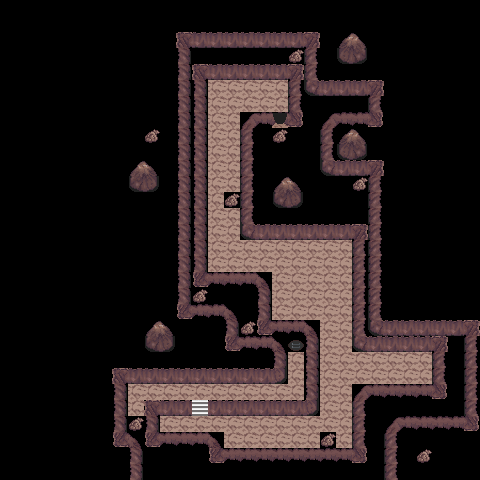

A 2D game scene composited from a Tiled map and its tileset images. What follows is a short description and the map's XML, with each tile layer's data collapsed to a summary:
An orthogonal 30x30 tile map with 16x16 px tiles, 10 tile layers (other, Dirt, Grass, LedgesRight, ...), 1 hidden layer not drawn, 6 tilesets and 5 objects (2x teleport on push, 2x bot, bot spawn).

<map version="1.0" orientation="orthogonal" width="30" height="30" tilewidth="16" tileheight="16">
 <properties>
  <property name="dayMonster" value="" />
  <property name="nightMonster" value="" />
  <property name="type" value="" />
  <property name="waterMonster" value="" />
  <property name="wildProbability" value="" />
 </properties>
 <tileset firstgid="1" source="../tileset/terra.tsx" />
 <tileset firstgid="1025" source="../tileset/wood.tsx" />
 <tileset firstgid="2049" source="../tileset/rename.tsx" />
 <tileset firstgid="3073" source="../tileset/building-small.tsx" />
 <tileset firstgid="4097" source="../tileset/animation.tsx" />
 <tileset firstgid="5121" source="../tileset/invisible.tsx" />
 <layer name="Walkable" width="30" height="30" visible="0">
  <data>[900 cells, 900 non-empty, 1 distinct tile ids]</data>
 </layer>
 <layer name="other" width="30" height="30">
  <data>[900 cells, 0 non-empty, 0 distinct tile ids]</data>
 </layer>
 <layer name="Dirt" width="30" height="30">
  <data>[900 cells, 0 non-empty, 0 distinct tile ids]</data>
 </layer>
 <layer name="Grass" width="30" height="30">
  <data>[900 cells, 113 non-empty, 1 distinct tile ids]</data>
 </layer>
 <layer name="LedgesRight" width="30" height="30">
  <data>[900 cells, 0 non-empty, 0 distinct tile ids]</data>
 </layer>
 <layer name="LedgesLeft" width="30" height="30">
  <data>[900 cells, 0 non-empty, 0 distinct tile ids]</data>
 </layer>
 <layer name="LedgesBottom" width="30" height="30">
  <data>[900 cells, 0 non-empty, 0 distinct tile ids]</data>
 </layer>
 <layer name="Water" width="30" height="30">
  <data>[900 cells, 0 non-empty, 0 distinct tile ids]</data>
 </layer>
 <layer name="other" width="30" height="30">
  <data>[900 cells, 1 non-empty, 1 distinct tile ids]</data>
 </layer>
 <layer name="Collisions" width="30" height="30">
  <data>[900 cells, 235 non-empty, 19 distinct tile ids]</data>
 </layer>
 <layer name="WalkBehind" width="30" height="30">
  <data>[900 cells, 0 non-empty, 0 distinct tile ids]</data>
 </layer>
 <objectgroup name="Moving" width="30" height="30">
  <object name="door" type="teleport on push" gid="5123" x="272" y="128">
   <properties>
    <property name="map" value="../world/3.5" />
    <property name="x" value="8" />
    <property name="y" value="17" />
   </properties>
  </object>
  <object name="bot spawn" type="bot spawn" gid="5122" x="288" y="256" />
  <object name="door" type="teleport on push" gid="5123" x="288" y="352">
   <properties>
    <property name="map" value="../cave/3.5b" />
    <property name="x" value="6" />
    <property name="y" value="4" />
   </properties>
  </object>
 </objectgroup>
 <objectgroup name="Object" width="30" height="30">
  <object type="bot" gid="5123" x="416" y="368">
   <properties>
    <property name="file" value="../botsc.xml" />
    <property name="id" value="19" />
    <property name="lookAt" value="left" />
    <property name="skin" value="" />
   </properties>
  </object>
  <object type="bot" gid="5123" x="304" y="288">
   <properties>
    <property name="file" value="../botsc.xml" />
    <property name="id" value="19" />
    <property name="lookAt" value="top" />
    <property name="skin" value="" />
   </properties>
  </object>
 </objectgroup>
</map>
